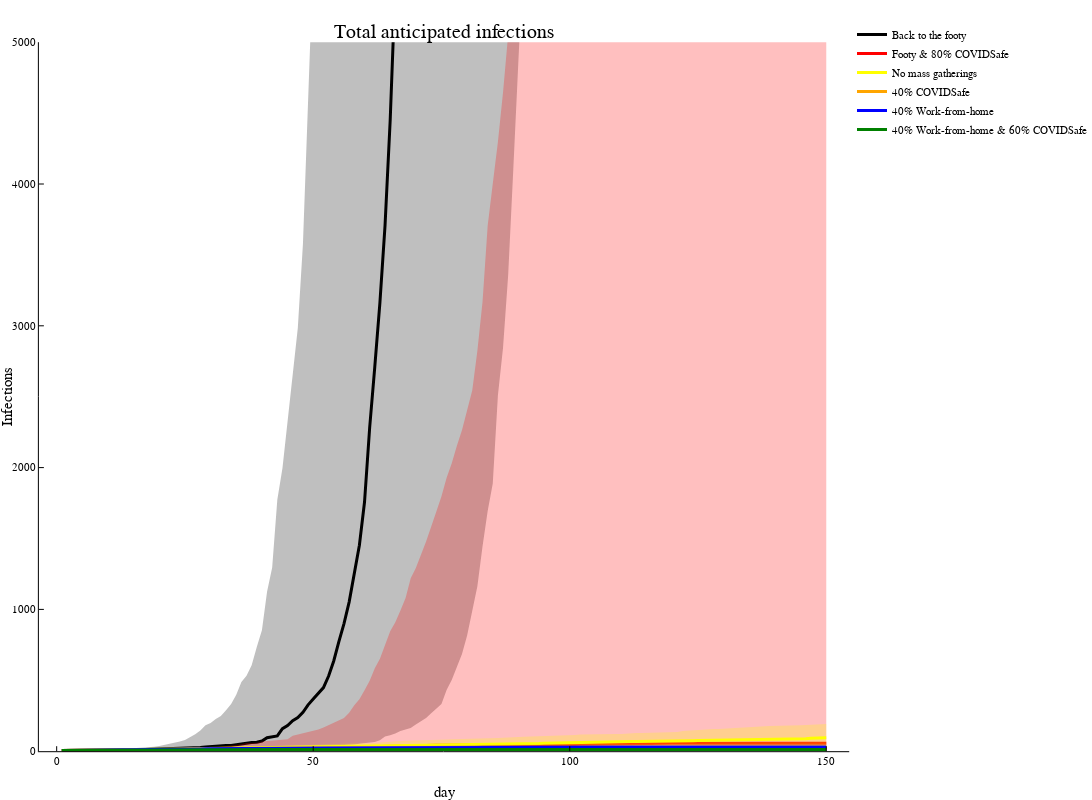

Source (notebook cell):
### Markdown cell above
One I prepared earlier ...  with p=1/6, r=16.

### Code cell
plot([],title="Total anticipated infections",xlabel="day",ylabel="Infections",ylimit=(0,5000),label=false,size=(1200,800))
EpiSim.plotquantiles(pop .- St0,:black,"Back to the footy",0.25)
EpiSim.plotquantiles(pop .- St1,:red,"Footy & 80% COVIDSafe",0.25)
EpiSim.plotquantiles(pop .- St2,:yellow,"No mass gatherings",0.25)
EpiSim.plotquantiles(pop .- St3,:orange,"40% COVIDSafe",0.25)
EpiSim.plotquantiles(pop .- St4,:blue,"40% Work-from-home",0.25)
EpiSim.plotquantiles(pop .- St5,:green,"40% Work-from-home & 60% COVIDSafe",0.25)

### Figure 1 — Plotly figure (JSON) as saved in the notebook; plotly's stock layout.template omitted (floating-point values rounded to 4 significant figures; data arrays with more than 128 entries replaced by an {"elided": "..."} marker saying what was removed)
{"data": [{"colorbar": {"title": ""}, "fill": "tozeroy", "fillcolor": "rgba(0, 0, 0, 0.250)", "legendgroup": "Back to the footy", "line": {"color": "rgba(0, 0, 0, 1.000)", "dash": "solid", "shape": "linear", "width": 0}, "mode": "lines", "name": "Back to the footy", "showlegend": false, "type": "scatter", "x": {"elided": "300 int values"}, "xaxis": "x1", "y": {"elided": "300 float values"}, "yaxis": "y1", "zmax": null, "zmin": null}, {"colorbar": {"title": ""}, "legendgroup": "Back to the footy", "line": {"color": "rgba(0, 0, 0, 1.000)", "dash": "solid", "shape": "linear", "width": 3}, "mode": "lines", "name": "Back to the footy", "showlegend": true, "type": "scatter", "x": {"elided": "150 int values"}, "xaxis": "x1", "y": {"elided": "150 float values"}, "yaxis": "y1", "zmax": null, "zmin": null}, {"colorbar": {"title": ""}, "fill": "tozeroy", "fillcolor": "rgba(255, 0, 0, 0.250)", "legendgroup": "Footy & 80% COVIDSafe", "line": {"color": "rgba(255, 0, 0, 1.000)", "dash": "solid", "shape": "linear", "width": 0}, "mode": "lines", "name": "Footy & 80% COVIDSafe", "showlegend": false, "type": "scatter", "x": {"elided": "300 int values"}, "xaxis": "x1", "y": {"elided": "300 float values"}, "yaxis": "y1", "zmax": null, "zmin": null}, {"colorbar": {"title": ""}, "legendgroup": "Footy & 80% COVIDSafe", "line": {"color": "rgba(255, 0, 0, 1.000)", "dash": "solid", "shape": "linear", "width": 3}, "mode": "lines", "name": "Footy & 80% COVIDSafe", "showlegend": true, "type": "scatter", "x": {"elided": "150 int values"}, "xaxis": "x1", "y": {"elided": "150 float values"}, "yaxis": "y1", "zmax": null, "zmin": null}, {"colorbar": {"title": ""}, "fill": "tozeroy", "fillcolor": "rgba(255, 255, 0, 0.250)", "legendgroup": "No mass gatherings", "line": {"color": "rgba(255, 255, 0, 1.000)", "dash": "solid", "shape": "linear", "width": 0}, "mode": "lines", "name": "No mass gatherings", "showlegend": false, "type": "scatter", "x": {"elided": "300 int values"}, "xaxis": "x1", "y": {"elided": "300 float values"}, "yaxis": "y1", "zmax": null, "zmin": null}, {"colorbar": {"title": ""}, "legendgroup": "No mass gatherings", "line": {"color": "rgba(255, 255, 0, 1.000)", "dash": "solid", "shape": "linear", "width": 3}, "mode": "lines", "name": "No mass gatherings", "showlegend": true, "type": "scatter", "x": {"elided": "150 int values"}, "xaxis": "x1", "y": {"elided": "150 float values"}, "yaxis": "y1", "zmax": null, "zmin": null}, {"colorbar": {"title": ""}, "fill": "tozeroy", "fillcolor": "rgba(255, 165, 0, 0.250)", "legendgroup": "40% COVIDSafe", "line": {"color": "rgba(255, 165, 0, 1.000)", "dash": "solid", "shape": "linear", "width": 0}, "mode": "lines", "name": "40% COVIDSafe", "showlegend": false, "type": "scatter", "x": {"elided": "300 int values"}, "xaxis": "x1", "y": {"elided": "300 float values"}, "yaxis": "y1", "zmax": null, "zmin": null}, {"colorbar": {"title": ""}, "legendgroup": "40% COVIDSafe", "line": {"color": "rgba(255, 165, 0, 1.000)", "dash": "solid", "shape": "linear", "width": 3}, "mode": "lines", "name": "40% COVIDSafe", "showlegend": true, "type": "scatter", "x": {"elided": "150 int values"}, "xaxis": "x1", "y": {"elided": "150 float values"}, "yaxis": "y1", "zmax": null, "zmin": null}, {"colorbar": {"title": ""}, "fill": "tozeroy", "fillcolor": "rgba(0, 0, 255, 0.250)", "legendgroup": "40% Work-from-home", "line": {"color": "rgba(0, 0, 255, 1.000)", "dash": "solid", "shape": "linear", "width": 0}, "mode": "lines", "name": "40% Work-from-home", "showlegend": false, "type": "scatter", "x": {"elided": "300 int values"}, "xaxis": "x1", "y": {"elided": "300 float values"}, "yaxis": "y1", "zmax": null, "zmin": null}, {"colorbar": {"title": ""}, "legendgroup": "40% Work-from-home", "line": {"color": "rgba(0, 0, 255, 1.000)", "dash": "solid", "shape": "linear", "width": 3}, "mode": "lines", "name": "40% Work-from-home", "showlegend": true, "type": "scatter", "x": {"elided": "150 int values"}, "xaxis": "x1", "y": {"elided": "150 float values"}, "yaxis": "y1", "zmax": null, "zmin": null}, {"colorbar": {"title": ""}, "fill": "tozeroy", "fillcolor": "rgba(0, 128, 0, 0.250)", "legendgroup": "40% Work-from-home & 60% COVIDSafe", "line": {"color": "rgba(0, 128, 0, 1.000)", "dash": "solid", "shape": "linear", "width": 0}, "mode": "lines", "name": "40% Work-from-home & 60% COVIDSafe", "showlegend": false, "type": "scatter", "x": {"elided": "300 int values"}, "xaxis": "x1", "y": {"elided": "300 float values"}, "yaxis": "y1", "zmax": null, "zmin": null}, {"colorbar": {"title": ""}, "legendgroup": "40% Work-from-home & 60% COVIDSafe", "line": {"color": "rgba(0, 128, 0, 1.000)", "dash": "solid", "shape": "linear", "width": 3}, "mode": "lines", "name": "40% Work-from-home & 60% COVIDSafe", "showlegend": true, "type": "scatter", "x": {"elided": "150 int values"}, "xaxis": "x1", "y": {"elided": "150 float values"}, "yaxis": "y1", "zmax": null, "zmin": null}], "layout": {"annotations": [{"font": {"color": "rgba(0, 0, 0, 1.000)", "family": "sans-serif", "size": 20}, "rotation": 0, "showarrow": false, "text": "Total anticipated infections", "x": 0.5212, "xanchor": "center", "xref": "paper", "y": 1, "yanchor": "top", "yref": "paper"}], "height": 800, "legend": {"bgcolor": "rgba(255, 255, 255, 1.000)", "bordercolor": "rgba(0, 0, 0, 1.000)", "font": {"color": "rgba(0, 0, 0, 1.000)", "family": "sans-serif", "size": 11}, "tracegroupgap": 0, "x": 1, "y": 1}, "margin": {"b": 20, "l": 0, "r": 0, "t": 20}, "paper_bgcolor": "rgba(255, 255, 255, 1.000)", "plot_bgcolor": "rgba(255, 255, 255, 1.000)", "showlegend": true, "width": 1200, "xaxis": {"anchor": "y1", "domain": [0.04564, 0.9967], "gridcolor": "rgba(0, 0, 0, 0.100)", "gridwidth": 0.5, "linecolor": "rgba(0, 0, 0, 1.000)", "mirror": false, "range": [-3.47, 154.5], "showgrid": false, "showline": true, "showticklabels": true, "tickangle": 0, "tickcolor": "rgb(0, 0, 0)", "tickfont": {"color": "rgba(0, 0, 0, 1.000)", "family": "sans-serif", "size": 11}, "tickmode": "array", "ticks": "inside", "ticktext": ["0", "50", "100", "150"], "tickvals": [0, 50, 100, 150], "title": "day", "titlefont": {"color": "rgba(0, 0, 0, 1.000)", "family": "sans-serif", "size": 15}, "type": "-", "visible": true, "zeroline": false, "zerolinecolor": "rgba(0, 0, 0, 1.000)"}, "yaxis": {"anchor": "x1", "domain": [0.03791, 0.9708], "gridcolor": "rgba(0, 0, 0, 0.100)", "gridwidth": 0.5, "linecolor": "rgba(0, 0, 0, 1.000)", "mirror": false, "range": [0, 5000], "showgrid": false, "showline": true, "showticklabels": true, "tickangle": 0, "tickcolor": "rgb(0, 0, 0)", "tickfont": {"color": "rgba(0, 0, 0, 1.000)", "family": "sans-serif", "size": 11}, "tickmode": "array", "ticks": "inside", "ticktext": ["0", "1000", "2000", "3000", "4000", "5000"], "tickvals": [0, 1000, 2000, 3000, 4000, 5000], "title": "Infections", "titlefont": {"color": "rgba(0, 0, 0, 1.000)", "family": "sans-serif", "size": 15}, "type": "-", "visible": true, "zeroline": false, "zerolinecolor": "rgba(0, 0, 0, 1.000)"}}}
